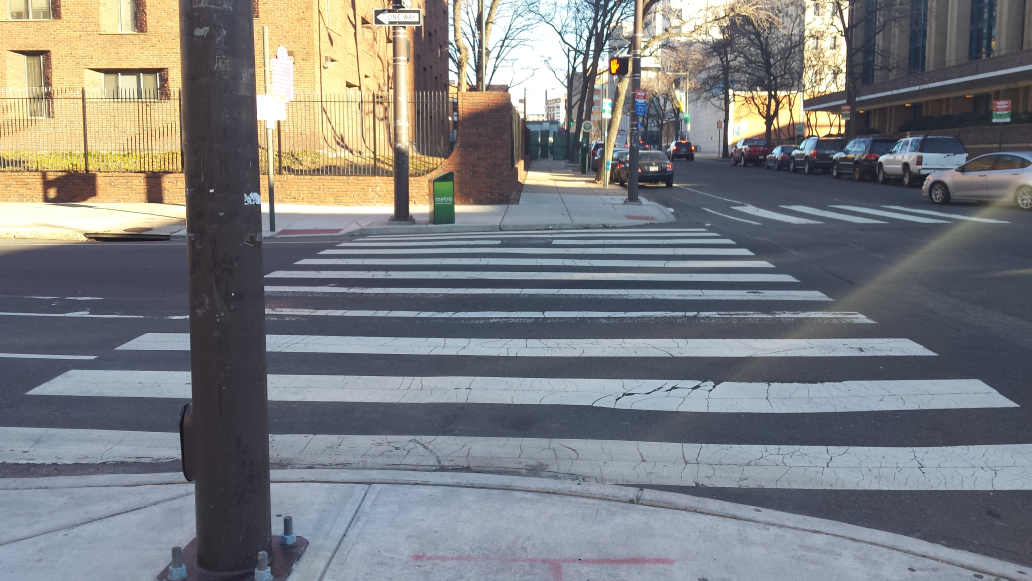
#> input picture image_proc/crosswalk3.jpg, 4128 x 2322 px, given in place of the camera (shown at 1/4 size)
$ python video_process.py
#> lines starting #> are read from the running program, lines starting #| are printed output that depends on the picture
import cv2
from matplotlib import pyplot as plt
import crosswalk
import curb
vid = cv2.VideoCapture(1)
length = 500
l_sum = [0]
r_sum = [0]
while True:
    success, img = vid.read()
#> img is the input picture: shape (2322, 4128, 3); mean B, G, R 127.5, 126.1, 124.6
    if not success:
        break
    w = len(img[0])
#> w = 4128
    h = len(img)
#> h = 2322
    center = (w/2, h/2)
#> center = (2064, 1161)
    M = cv2.getRotationMatrix2D(center, 180, 1.0)
#> M = [[-1, 1.22e-16, 4128], [-1.22e-16, -1, 2322]]
    rotated = cv2.warpAffine(img, M, (w, h))
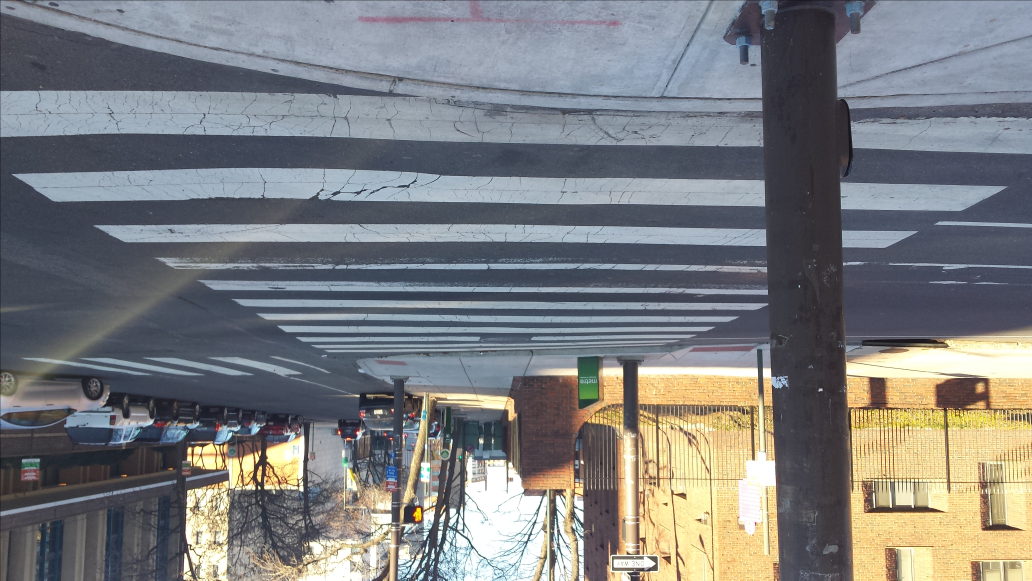
#> rotated: shape (2322, 4128, 3) (shown at 1/4 size); mean B, G, R 127.4, 125.9, 124.5
    try:
        rotated, left, right = curb.process(rotated, l_old=sum(l_sum)/len(l_sum), r_old=sum(r_sum)/len(r_sum))
        l_sum.append(left)
        r_sum.append(right)
        if len(l_sum) >= 8:
            del l_sum[0]
        if len(r_sum) >= 8:
            del r_sum[0]
    except:
        import traceback
        traceback.print_exc()
        pass
    cv2.imshow('My Video', rotated)
    cv2.waitKey(10)

$ run again, on image_proc/crosswalk_found.jpg
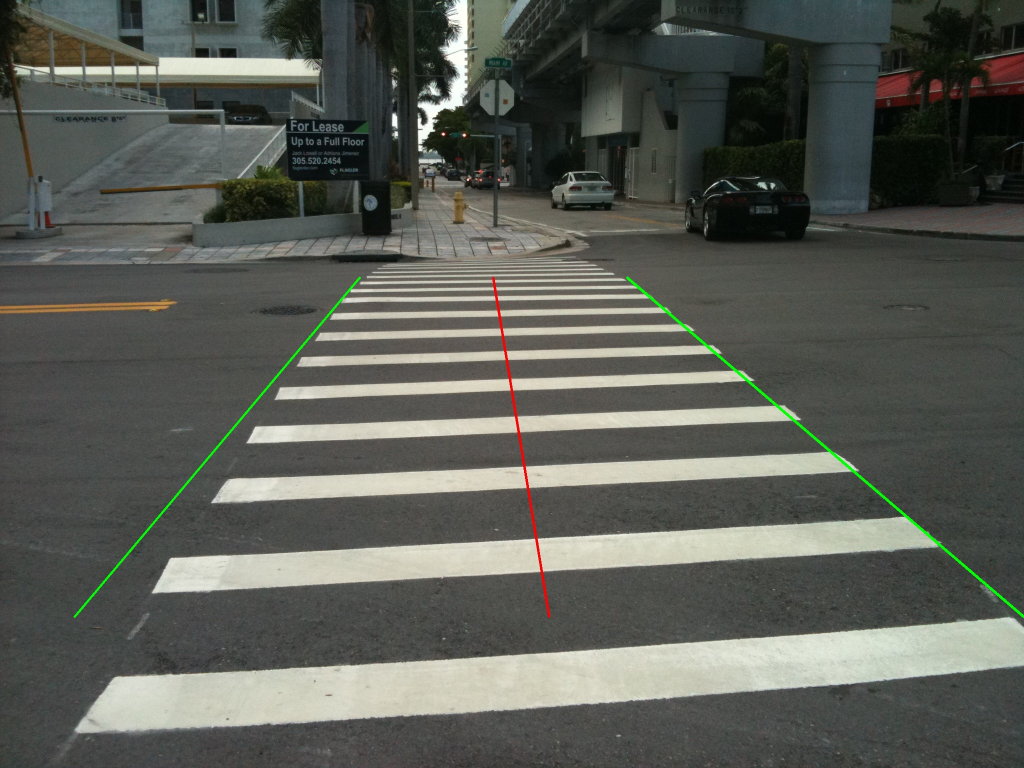
#> input picture image_proc/crosswalk_found.jpg, 2048 x 1536 px, given in place of the camera (shown at 1/2 size)
#> img is the input picture: shape (1536, 2048, 3); mean B, G, R 85.5, 92.5, 89.7
#> w = 2048
#> h = 1536
#> center = (1024, 768)
#> M = [[-1, 1.22e-16, 2048], [-1.22e-16, -1, 1536]]
#> `rotated = cv2.warpAffine(img, M, (w, h))`:
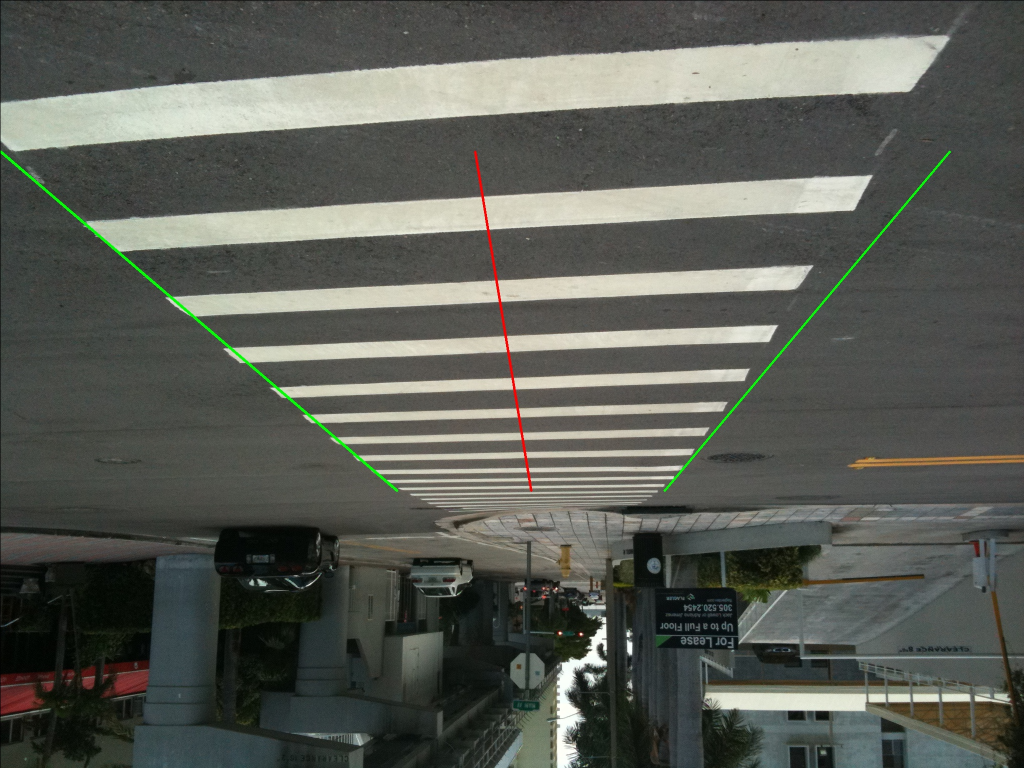
#> rotated: shape (1536, 2048, 3) (shown at 1/2 size); mean B, G, R 85.4, 92.4, 89.7

$ run again, on image_proc/crosswalk_found2.jpg
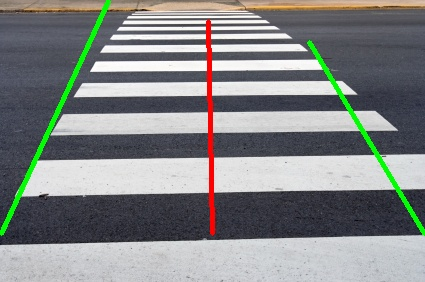
#> input picture image_proc/crosswalk_found2.jpg, 425 x 282 px, given in place of the camera
#> img is the input picture: shape (282, 425, 3); mean B, G, R 133.8, 134.1, 131.2
#> w = 425
#> h = 282
#> center = (212.5, 141)
#> M = [[-1, 1.22e-16, 425], [-1.22e-16, -1, 282]]
#> `rotated = cv2.warpAffine(img, M, (w, h))`:
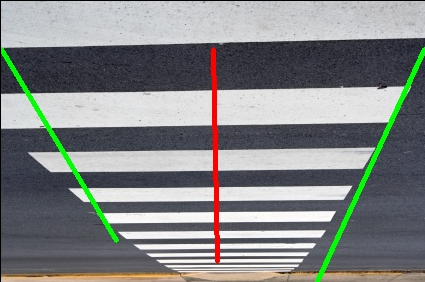
#> rotated: shape (282, 425, 3); mean B, G, R 133.1, 133.4, 130.5

$ run again, on image_proc/curb.jpg
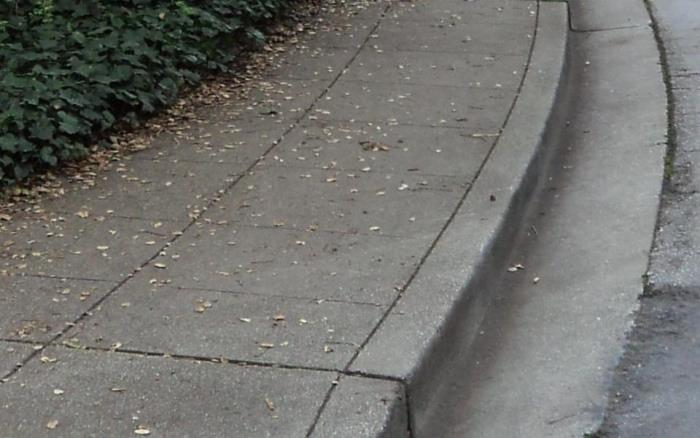
#> input picture image_proc/curb.jpg, 700 x 438 px, given in place of the camera
#> img is the input picture: shape (438, 700, 3); mean B, G, R 108.9, 112.8, 113
#> w = 700
#> h = 438
#> center = (350, 219)
#> M = [[-1, 1.22e-16, 700], [-1.22e-16, -1, 438]]
#> `rotated = cv2.warpAffine(img, M, (w, h))`:
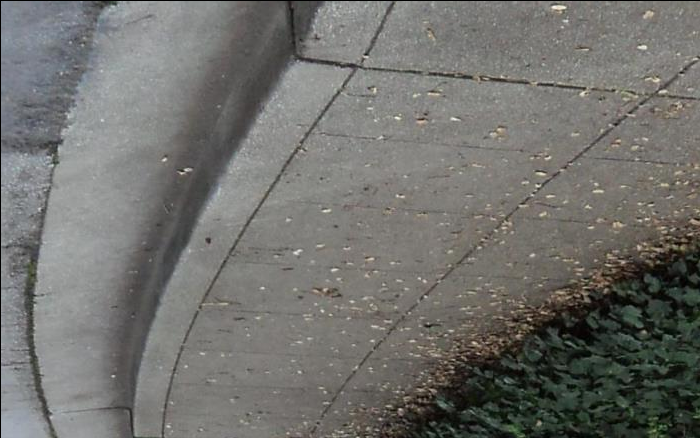
#> rotated: shape (438, 700, 3); mean B, G, R 108.7, 112.4, 112.7
